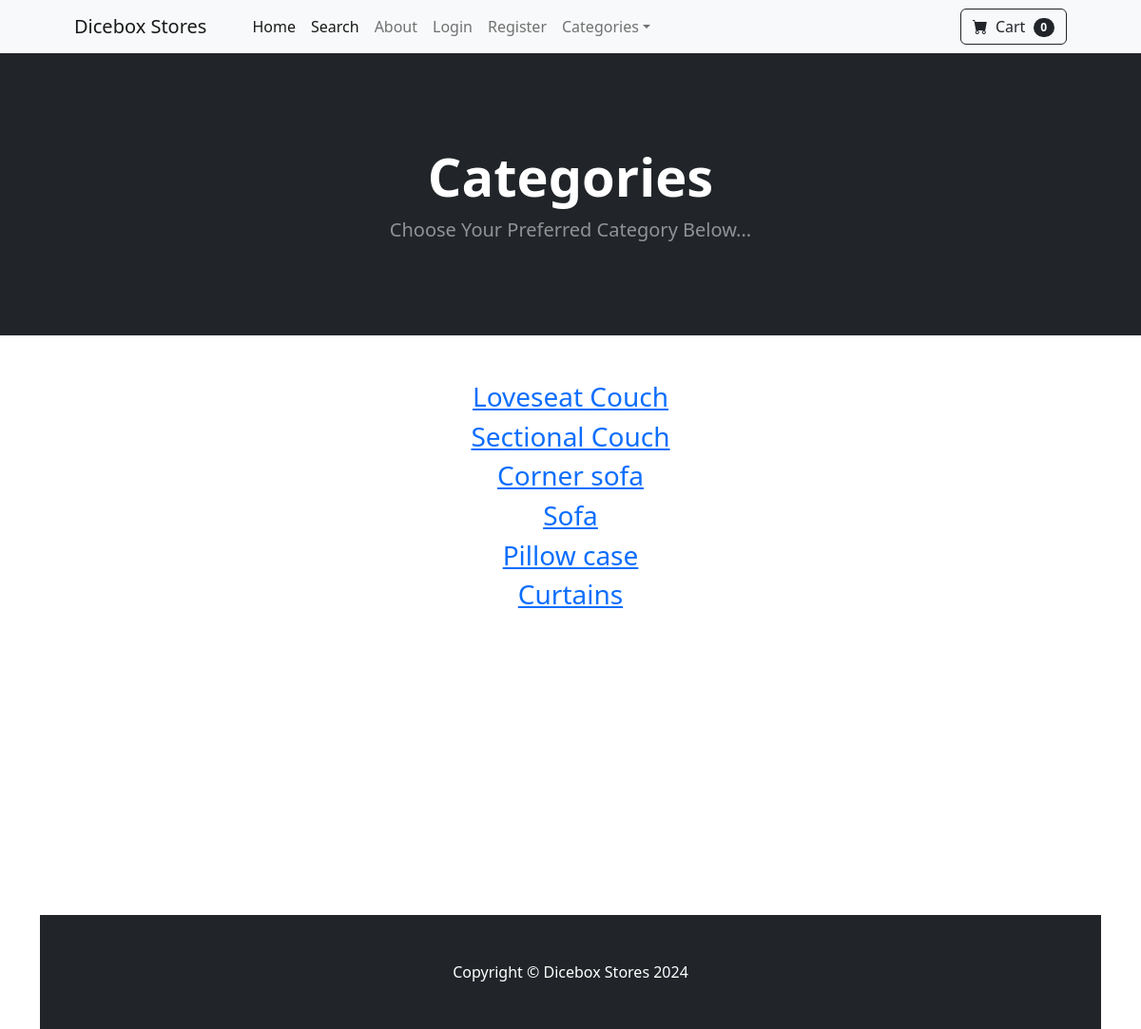
The app's page /category_summary/ with its own data.
### store/models.py (models this page shows)
class Category(models.Model):
    name = models.CharField(max_length=50)
    def __str__(self):
        return self.name
    class Meta:
        verbose_name_plural ='categories'

### store/views.py (the view)
# urls.py: path('category_summary/', views.category_summary, name='category_summary'),
def category_summary(request):
    categories = Category.objects.all()
    return render(request, 'category_summary.html', {"categories":categories})

### cart/cart.py (called while the page is built)
    def __len__(self):
        return len(self.cart)

### cart/context_processors.py (called while the page is built)
def cart(request):
	return {'cart': Cart(request)}

### store/templates/category_summary.html
{% extends 'base.html' %}
{% block content %}
        <header class="bg-dark py-5">
            <div class="container px-4 px-lg-5 my-5">
                <div class="text-center text-white">
                    <h1 class="display-4 fw-bolder">Categories</h1>
                    <p class="lead fw-normal text-white-50 mb-0">Choose Your Preferred Category Below...</p>
                </div>
            </div>
        </header>
        <div class="container">
        	<div class="row">
        		<center>
        			<div class="col-8">
        					<br></br>
                            {% for category in categories%}
                            <h3><a href="{% url 'category' 'category'%}">{{ category }}</a></h3>
                            {% endfor %}
<br></br><br><br><br><br><br><br><br><br><br><br><br>
        			</div>
        		</center>
        </div>
{% endblock %}

### records on screen
Category: name "Loveseat Couch"
Category: name "Sectional Couch"
Category: name "Corner sofa"
Category: name "Sofa"
Category: name "Pillow case"
Category: name "Curtains"

### other values on screen
{{ cart|length }} "0"
